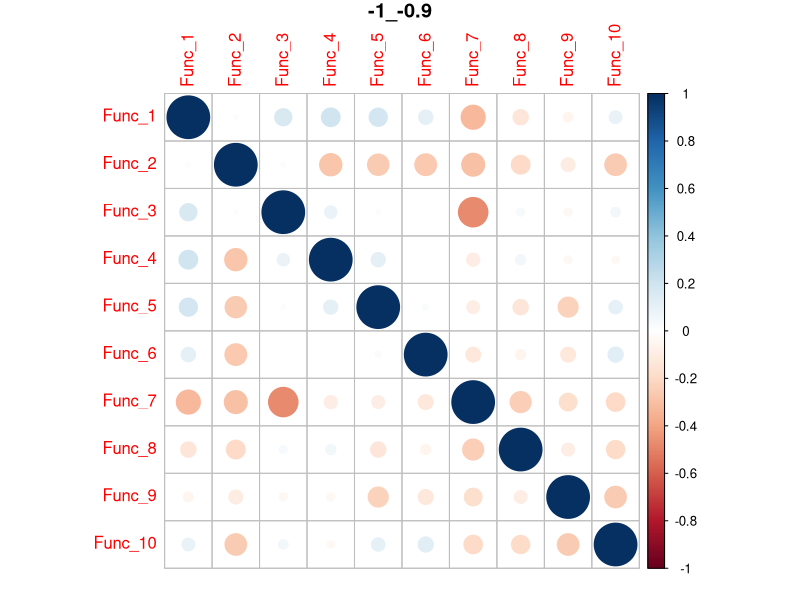
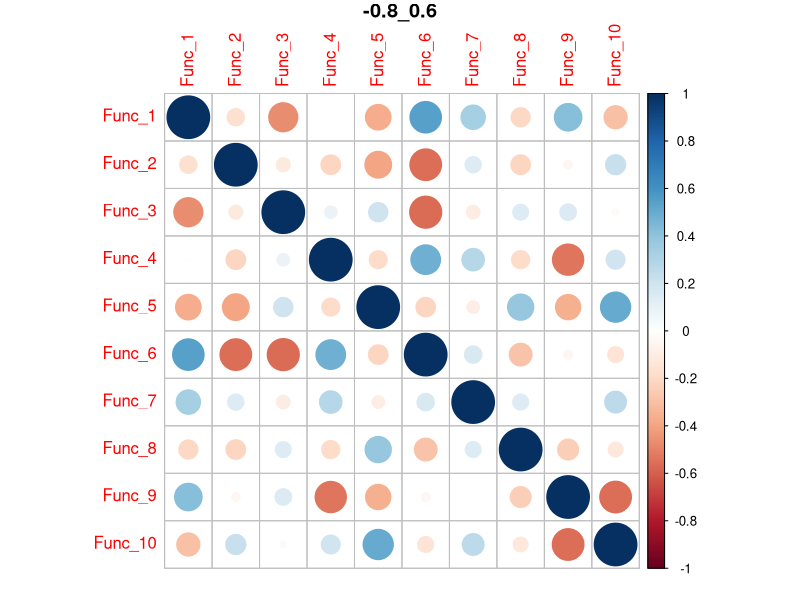
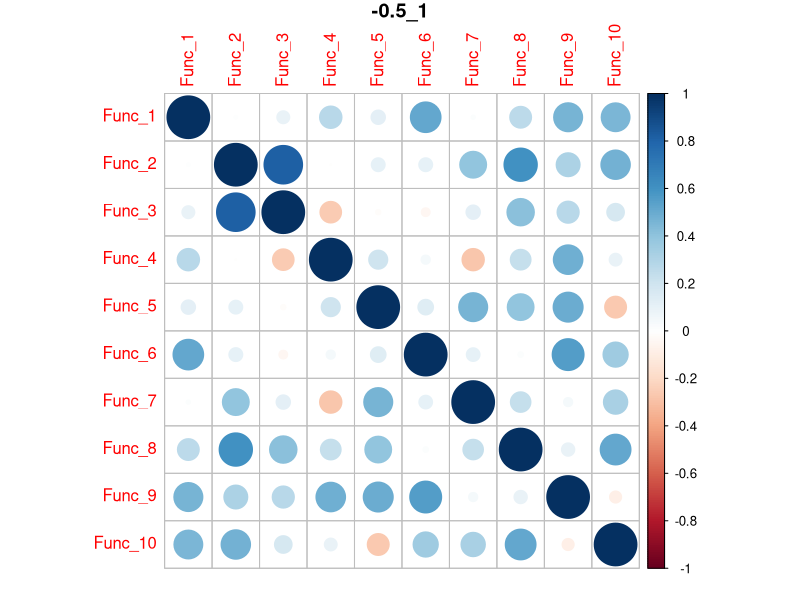
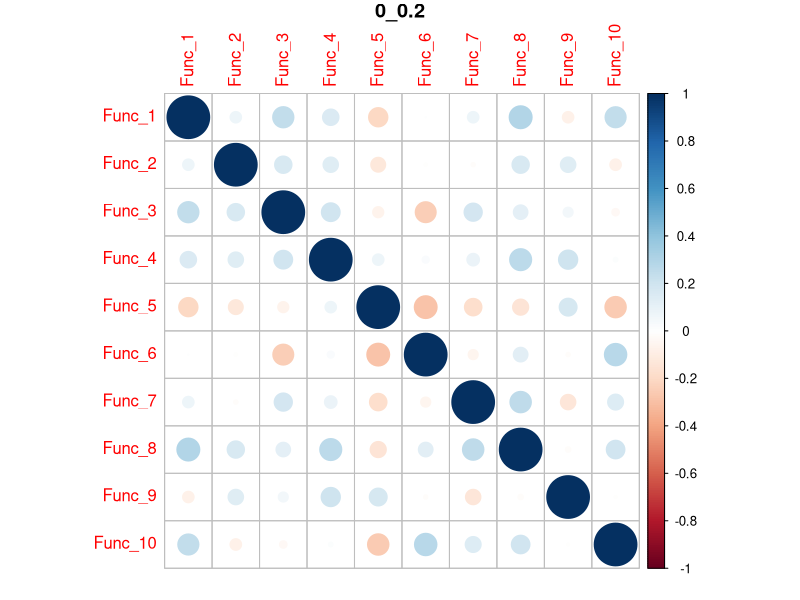
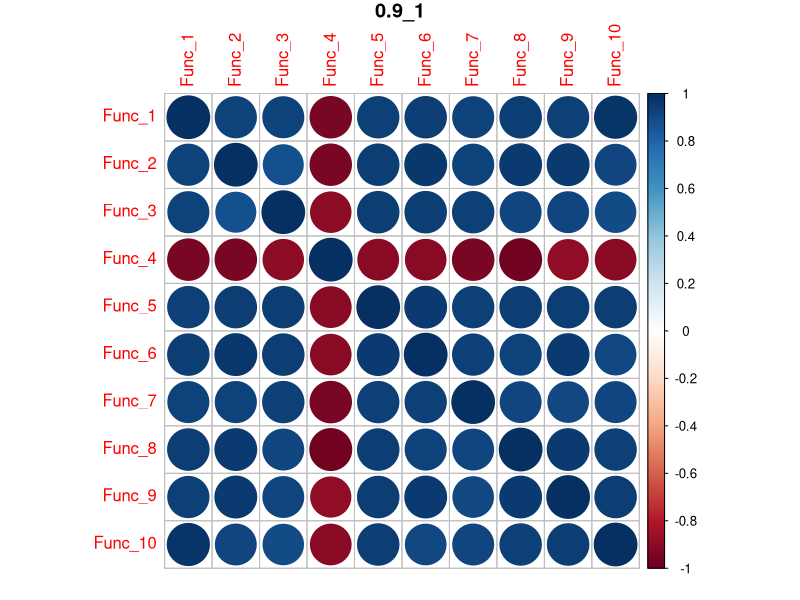
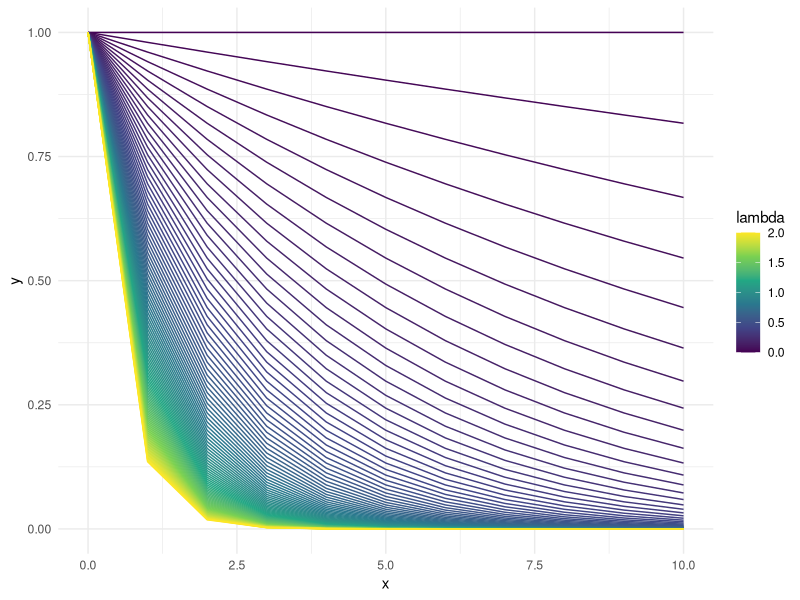

Write the R code that produced these figures, in order.
## ---- chunk 1
library(dplyr)
library(tidyr)
library(Matrix)
library(corrplot)
library(ggplot2)
## ---- chunk 2
# number of functions
funcnum <- 10

# range of average correlations among functions
# also defines how many datframes will be generated

# not that I go from -1 to 1 here but in practice only strong negative correlations aren't possible 

min = seq(-1,1,0.1)
max = seq(-1,1,0.1)

limit_df <- 
expand_grid(min,max) %>% 
  filter(min < max)

# make list of data frames with the (approximate) average correlations above
Func_cor_list <- 
limit_df %>% 
  mutate(split = 1:n()) %>% 
  split(., .$split) %>% 
  lapply(., function(x) { 
  
  # make correlation matrix 
cormat <- funcnum*(funcnum-1)/2
cormat <- runif(cormat, min=x$min, max=x$max)
M <- matrix(ncol = funcnum, nrow = funcnum)
M[upper.tri(M,diag=F)] <- cormat
M[lower.tri(M,diag=F)] <- t(M)[lower.tri(M, diag=F)]
diag(M) <- 1

 #make covariance matrix
sd <- rnorm(10, 5 , 2)
M <- M* (sd %*% t(sd))

#find closest positive definite covariance matrix
M <- nearPD(M)$mat

#draw function values for 100 plots and 10 functions with the specified covariance structure
Func <- MASS::mvrnorm(100, rep(0.5,10), Sigma = M)

#shift to positive
Func <- Func + abs(min(Func))

#standardise by max
Func <- apply(Func, 2, function(x) x/max(x))

#add row names and col names
colnames(Func) <- paste("Func", 1:ncol(Func), sep = "_")
rownames(Func) <- paste("plot", 1:nrow(Func), sep = "_")

return(Func)
})

names(Func_cor_list) <- unlist(apply(limit_df, 1, paste, collapse = "_"))
## ---- chunk 3
whichplots <- seq(1,length(Func_cor_list), length.out = 5)

invisible(lapply(whichplots, function(x) corrplot(cor(Func_cor_list[[x]]), title = names(Func_cor_list)[x], mar = c(1, 1, 1, 1))))


## ---- chunk 4
exp_decay <- function(x, lambda){
      y = exp(1)^(-lambda * x)
      DF <- tibble(x = x,
                   y = y)
      return(DF)
    }
## ---- chunk 5
# steepness of exponential decay
lambda <- seq(0,2,length.out = 100)

nfunc <- 10

for (i in seq_along(lambda)){
  if(i == 1){
    DF <- exp_decay(seq(0,nfunc,1), lambda[i])
    DF$lambda <- lambda[i]
  }
  if(i > 1){
    DF_t = exp_decay(seq(0,nfunc,1), lambda[i])
    DF_t$lambda <- lambda[i]
    DF <- bind_rows(DF, DF_t)
  }
}

ggplot(DF, aes(x = x, y = y, colour = lambda))+
  geom_line(aes(group = as.factor(lambda)))+
  scale_color_viridis_c()+
  theme_minimal()
